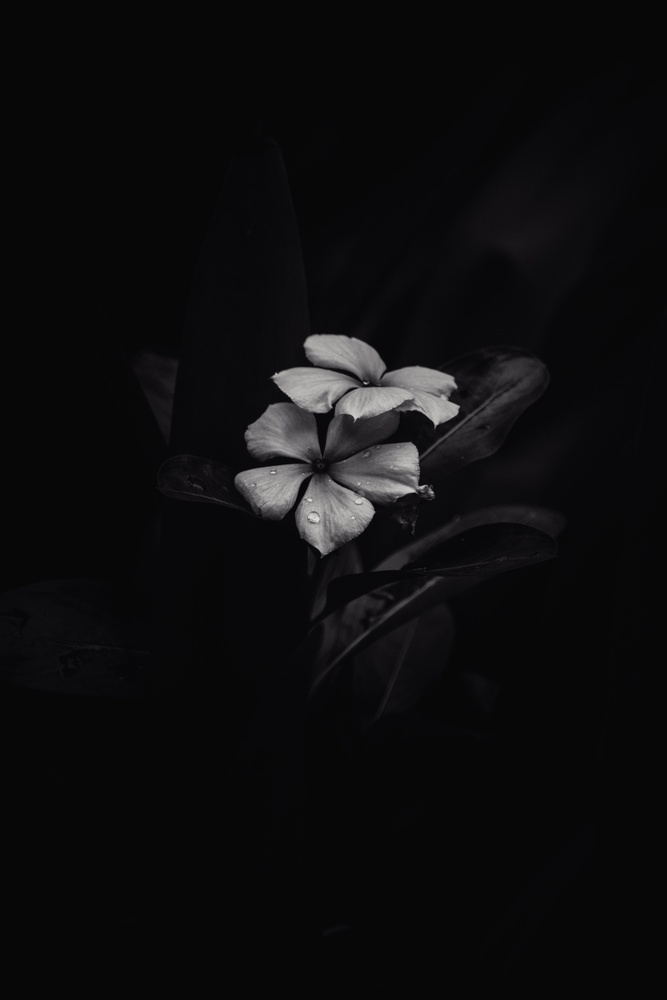
#> input picture black_white.jpg, 667 x 1000 px, shrunk from 4000 x 6000 before the run
$ jupyter execute 2.ipynb
#> lines starting #> are read from the running program, lines starting #| are printed output that depends on the picture
[cell 1]
import cv2
from matplotlib import pyplot as plt

[cell 2]
img = cv2.imread('black_white.jpg',0)
#> img: shape (1000, 667); min 1, max 222, mean 13.1

hist= cv2.calcHist([img], [0], None, [256],[0,256])
#> hist = 256 values, max 382663 at index 7, min 0 at index 0, mean 2605.5
plt.plot(hist)
plt.show()
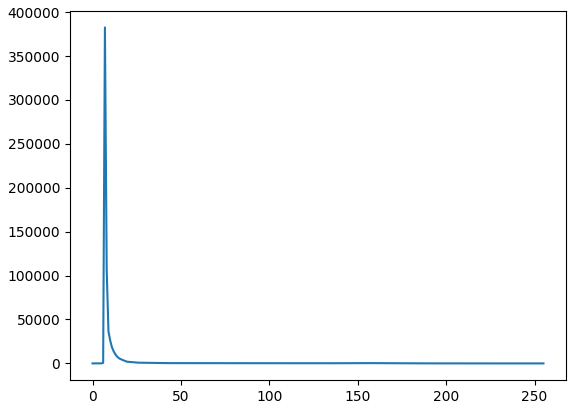
#> figure drawn by matplotlib, 1 panel; curve peaks at x = 7, y = 382663
